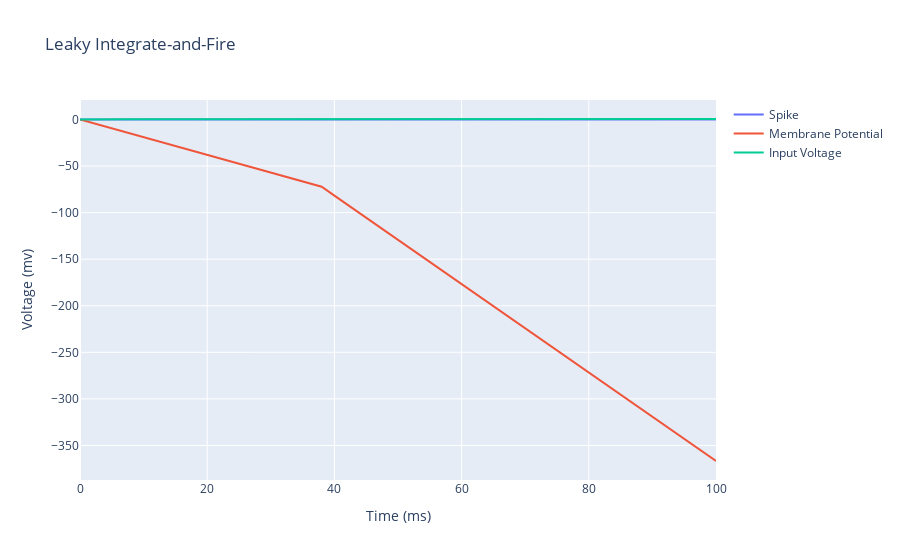

The notebook cell this image was saved under:
### Code cell
sim = lif( rm=1, cm=10, input1 = .2, input2 = .5, vt=1, vr = 0)
sim.simulate(20)
sim.neuron.plot_graph()
print(sim.neuron.v)
print(sim.neuron.vm)
print(sim.neuron.spikes)

### Figure 1 — Plotly figure (JSON) as saved in the notebook; plotly's stock layout.template omitted (floating-point values rounded to 4 significant figures)
{"data": [{"mode": "lines", "name": "Spike", "type": "scatter", "x": [0, 2, 4, 6, 8, 10, 12, 14, 16, 18, 20, 22, 24, 26, 28, 30, 32, 34, 36, 38, 40, 42, 44, 46, 48, 50, 52, 54, 56, 58, 60, 62, 64, 66, 68, 70, 72, 74, 76, 78, 80, 82, 84, 86, 88, 90, 92, 94, 96, 98, 100], "y": [0, 0, 0, 0, 0, 0, 0, 0, 0, 0, 0, 0, 0, 0, 0, 0, 0, 0, 0, 0, 0, 0, 0, 0, 0, 0, 0, 0, 0, 0, 0, 0, 0, 0, 0, 0, 0, 0, 0, 0, 0, 0, 0, 0, 0, 0, 0, 0, 0, 0, 0]}, {"mode": "lines", "name": "Membrane Potential", "type": "scatter", "x": [0, 2, 4, 6, 8, 10, 12, 14, 16, 18, 20, 22, 24, 26, 28, 30, 32, 34, 36, 38, 40, 42, 44, 46, 48, 50, 52, 54, 56, 58, 60, 62, 64, 66, 68, 70, 72, 74, 76, 78, 80, 82, 84, 86, 88, 90, 92, 94, 96, 98, 100], "y": [0, -3.8, -7.6, -11.4, -15.2, -19, -22.8, -26.6, -30.4, -34.2, -38, -41.8, -45.6, -49.4, -53.2, -57.0, -60.8, -64.6, -68.4, -72.2, -81.7, -91.2, -100.7, -110.2, -119.7, -129.2, -138.7, -148.2, -157.7, -167.2, -176.7, -186.2, -195.7, -205.2, -214.7, -224.2, -233.7, -243.2, -252.7, -262.2, -271.7, -281.2, -290.7, -300.2, -309.7, -319.2, -328.7, -338.2, -347.7, -357.2, -366.7]}, {"mode": "lines", "name": "Input Voltage", "type": "scatter", "x": [0, 2, 4, 6, 8, 10, 12, 14, 16, 18, 20, 22, 24, 26, 28, 30, 32, 34, 36, 38, 40, 42, 44, 46, 48, 50, 52, 54, 56, 58, 60, 62, 64, 66, 68, 70, 72, 74, 76, 78, 80, 82, 84, 86, 88, 90, 92, 94, 96, 98, 100], "y": [0, 0.2, 0.2, 0.2, 0.2, 0.2, 0.2, 0.2, 0.2, 0.2, 0.2, 0.2, 0.2, 0.2, 0.2, 0.2, 0.2, 0.2, 0.2, 0.2, 0.5, 0.5, 0.5, 0.5, 0.5, 0.5, 0.5, 0.5, 0.5, 0.5, 0.5, 0.5, 0.5, 0.5, 0.5, 0.5, 0.5, 0.5, 0.5, 0.5, 0.5, 0.5, 0.5, 0.5, 0.5, 0.5, 0.5, 0.5, 0.5, 0.5, 0.5]}], "layout": {"title": {"text": "Leaky Integrate-and-Fire"}, "xaxis": {"title": {"text": "Time (ms)"}}, "yaxis": {"title": {"text": "Voltage (mv)"}}}}
